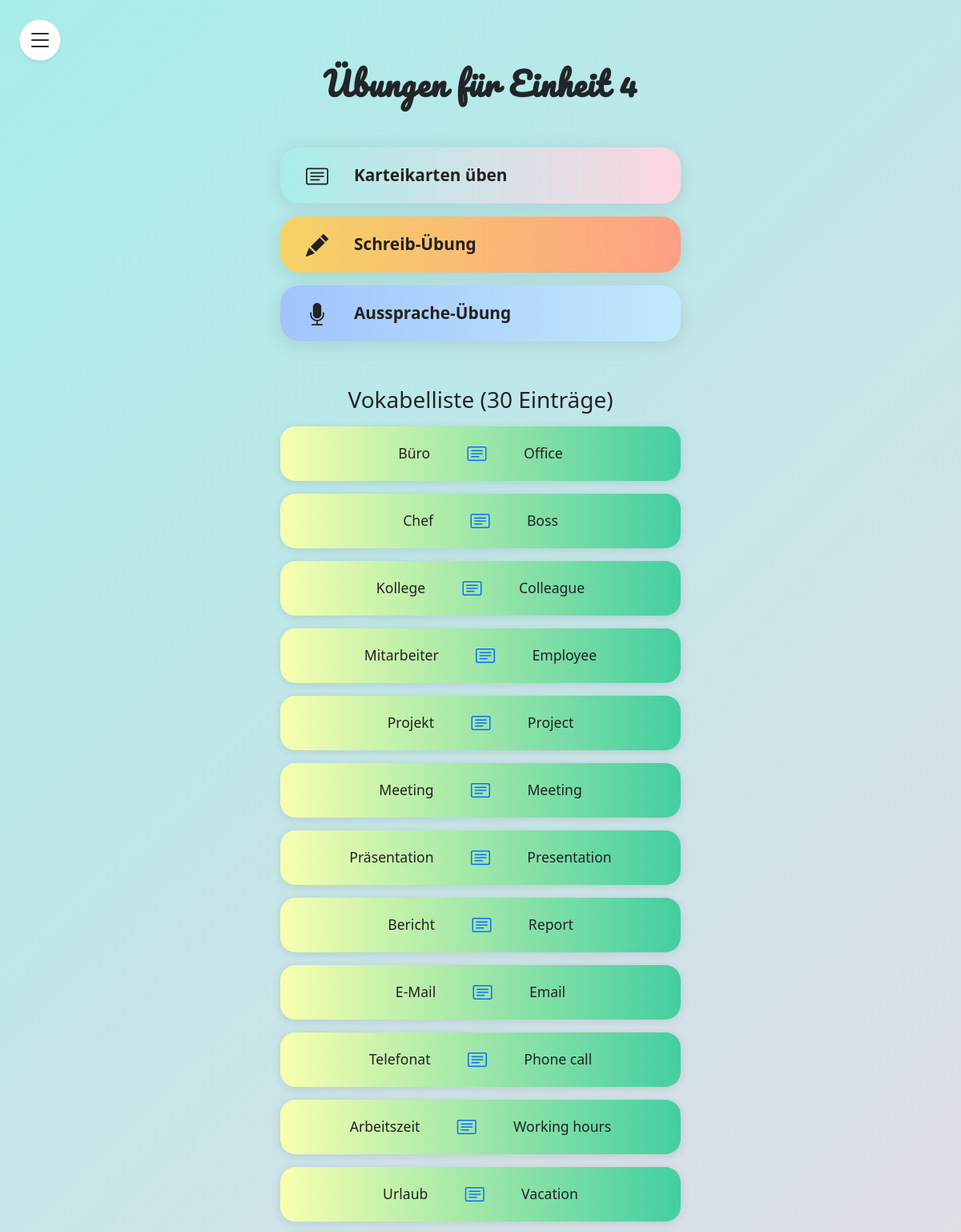
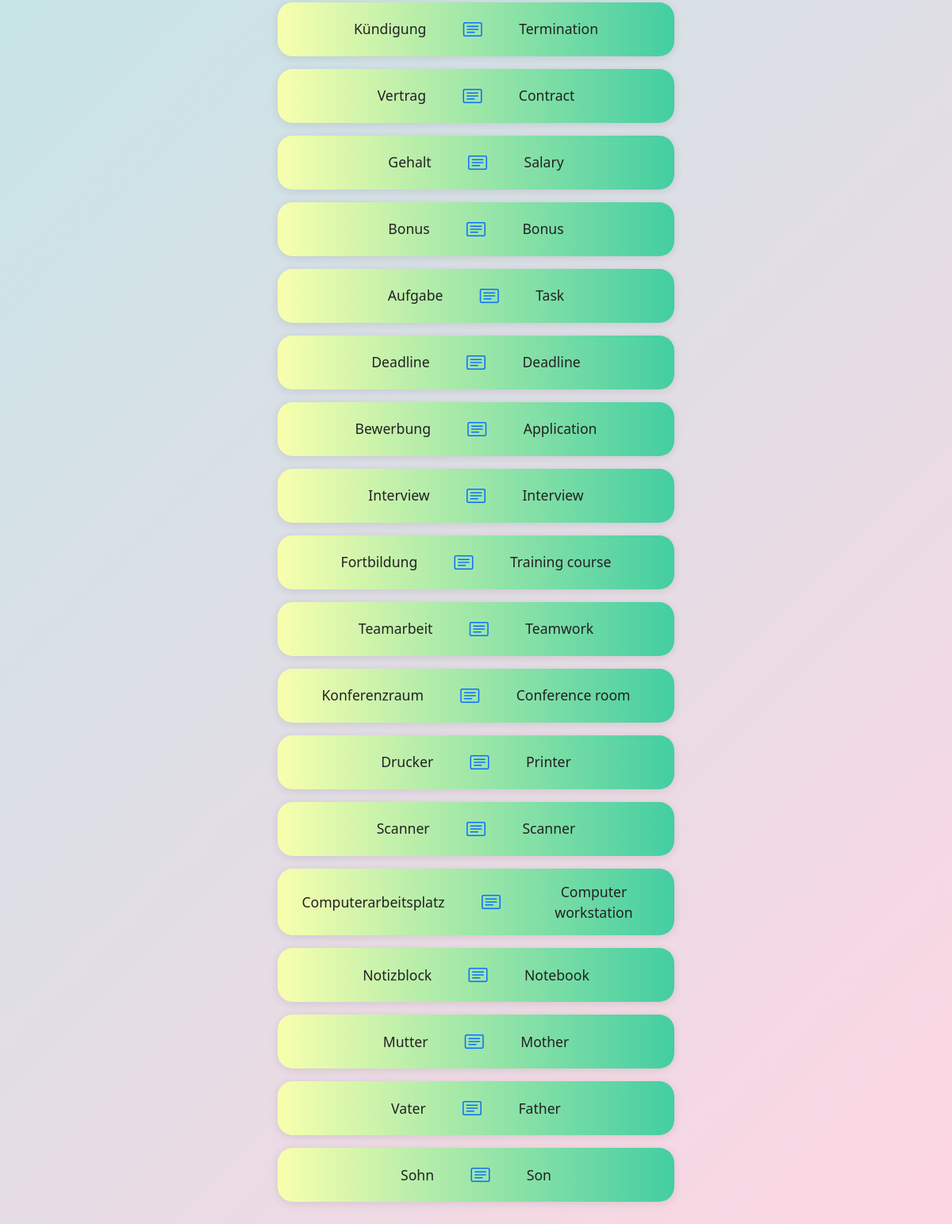
The app's page /karteikartenListe.php?einheit_id=4 (signed in) with its own data (2 pictures, top to bottom).
### tables this page shows
CREATE TABLE Vocab(
    VID INT PriMARY KEY AUTO_INCREMENT,
    EID INT NOT NULL,
    DID INT NOT NULL,
    EinID INT NOT NULL,
    FOREIGN KEY (EID) REFERENCES Englisch_Vocab(EID),
    FOREIGN KEY (DID) REFERENCES Deutsch_Vocab(DID),
    FOREIGN KEY (EinID) REFERENCES Einheit(EinID)
);

CREATE TABLE Deutsch_Vocab (
    DID INT PriMARY KEY AUTO_INCREMENT,
    Wort VARCHAR(255) NOT NULL,
    Audio VARCHAR(255) NOT NULL,
    Bild VARCHAR(255)
);

CREATE TABLE Englisch_Vocab (
    EID INT PriMARY KEY AUTO_INCREMENT,
    Wort VARCHAR(255) NOT NULL,
    Audio VARCHAR(255) NOT NULL,
    Bild VARCHAR(255)
);

### karteiKartenListe.php (the view, shortened to what this page needs)
<?php
$einheit_id = intval($_GET['einheit_id']);
$servername = "localhost";
$username = "root";
$password = "root";
$dbname = "Triolingo";
$conn = new mysqli($servername, $username, $password, $dbname);
$sql = "SELECT v.VID, d.Wort AS Deutsch, e.Wort AS Englisch
        FROM Vocab v
        JOIN Deutsch_Vocab d ON v.DID = d.DID
        JOIN Englisch_Vocab e ON v.EID = e.EID
        WHERE v.EinID = ?";
$stmt = $conn->prepare($sql);
$stmt->bind_param("i", $einheit_id);
$stmt->execute();
$result = $stmt->get_result();
$vocab_count = $result->num_rows;
?>
<!DOCTYPE html>
<html lang="de">
<head>
    <link href="https://cdn.jsdelivr.net/npm/bootstrap@5.3.3/dist/css/bootstrap.min.css" rel="stylesheet">
    <link href="https://cdn.jsdelivr.net/npm/bootstrap-icons/font/bootstrap-icons.css" rel="stylesheet">
</head>
<body>
    <button id="sidebarToggleBtn" class="btn sidebar-toggle-btn border shadow-sm" type="button" data-bs-toggle="offcanvas" data-bs-target="#sidebar" aria-controls="sidebar" aria-label="Menü öffnen">
        <i class="bi bi-list fs-2"></i>
    </button>
    <div class="container-fluid" style="height: 100vh; position: relative;">
        <div class="main-content-center">
            <h2 class="fw-bold mb-4"
                style="letter-spacing:1px; font-family: 'Pacifico', cursive; font-size:2.5rem;">
                Übungen für Einheit <?= $einheit_id ?>
            </h2>
            <div class="exercise-buttons">
                <button onclick="redirectToExercise('karteiKarten')" class="exercise-btn exercise-btn-karteikarten">
                    <i class="bi bi-card-text me-3 fs-3"></i>
                    Karteikarten üben
                </button>
                <button onclick="redirectToExercise('writing')" class="exercise-btn exercise-btn-writing">
                    <i class="bi bi-pencil-fill me-3 fs-3"></i>
                    Schreib-Übung
                </button>
                <button onclick="redirectToExercise('talking')" class="exercise-btn exercise-btn-talking">
                    <i class="bi bi-mic-fill me-3 fs-3"></i>
                    Aussprache-Übung
                </button>
            </div>
            <h3 class="mb-3 mt-4">Vokabelliste (<?= $vocab_count ?> Einträge)</h3>
            <div class="flashcard-list">
                <?php
                if ($result->num_rows > 0) {
                    mysqli_data_seek($result, 0);
                    while ($row = $result->fetch_assoc()) {
                        echo '<div class="flashcard">';
                        echo '<div class="flashcard-content">';
                        echo '<span class="word">' . htmlspecialchars($row['Deutsch']) . '</span>';
                        echo '<span class="icon"><i class="bi bi-card-text"></i></span>';
                        echo '<span class="word">' . htmlspecialchars($row['Englisch']) . '</span>';
                        echo '</div>';
                        echo '</div>';
                    }
                } else {
                    echo '<div class="alert alert-info text-center w-100">Keine Karteikarten gefunden.</div>';
                }
                ?>
            </div>
        </div>
    </div>
</body>
</html>

### karteiKartenListe.php (style rules this page uses)
body { min-height: 100vh; background: linear-gradient(135deg, #a8edea 0%, #fed6e3 100%); background-attachment: fixed; font-family: 'Segoe UI', 'Roboto', Arial, sans-serif; }
.main-content-center { min-height: 100vh; display: flex; flex-direction: column; align-items: center; justify-content: flex-start; padding-top: 80px; padding-bottom: 40px; }
.sidebar-toggle-btn { position: fixed; top: 24px; left: 24px; z-index: 2001; background: #fff; border-radius: 50%; width: 52px; height: 52px; display: flex; align-items: center; justify-content: center; box-shadow: 0 2px 12px rgba(0,0,0,0.10); }
.flashcard-list { width: 100%; max-width: 500px; margin: 0 auto; display: flex; flex-direction: column; gap: 1rem; }
.flashcard { background: linear-gradient(90deg, #f8ffae 0%, #43cea2 100%); border-radius: 1.2rem; box-shadow: 0 2px 12px rgba(0,0,0,0.10); padding: 1rem 1.2rem; display: flex; flex-direction: row; align-items: center; justify-content: center; transition: transform 0.13s, box-shadow 0.13s; position: relative; border: none; min-width: 180px; max-width: 100%; gap: 1.2rem; text-align: center; }
.flashcard .icon { font-size: 1.5rem; color: #0d6efd; margin-bottom: 0; margin-right: 1rem; margin-left: 1rem; }
.flashcard .word { font-size: 1.1rem; font-family: 'Segoe UI', 'Pacifico', cursive; color: #222; margin-bottom: 0; margin-right: 0.7rem; margin-left: 0.7rem; }
.flashcard-content { display: flex; align-items: center; justify-content: center; gap: 1.2rem; width: 100%; }
.exercise-buttons { display: flex; flex-direction: column; align-items: center; gap: 1rem; margin-top: 2rem; margin-bottom: 2rem; width: 100%; max-width: 500px; }
.exercise-btn { width: 100%; min-height: 70px; font-size: 1.3rem; border-radius: 1.5rem; box-shadow: 0 4px 24px rgba(0,0,0,0.10); color: #222; font-weight: 600; border: none; transition: transform 0.13s, box-shadow 0.13s; display: flex; align-items: center; justify-content: flex-start; gap: 1rem; padding-left: 2rem; text-decoration: none; }
.exercise-btn-karteikarten { background: linear-gradient(90deg, #a8edea 0%, #fed6e3 100%); }
.exercise-btn-writing { background: linear-gradient(90deg, #f6d365 0%, #fda085 100%); }
.exercise-btn-talking { background: linear-gradient(90deg, #a1c4fd 0%, #c2e9fb 100%); }

### records on screen
vocab: DID.Wort "Büro", EID.Wort "Office"
vocab: DID.Wort "Chef", EID.Wort "Boss"
vocab: DID.Wort "Kollege", EID.Wort "Colleague"
vocab: DID.Wort "Mitarbeiter", EID.Wort "Employee"
vocab: DID.Wort "Projekt", EID.Wort "Project"
vocab: DID.Wort "Meeting", EID.Wort "Meeting"
vocab: DID.Wort "Präsentation", EID.Wort "Presentation"
vocab: DID.Wort "Bericht", EID.Wort "Report"
vocab: DID.Wort "E-Mail", EID.Wort "Email"
vocab: DID.Wort "Telefonat", EID.Wort "Phone call"
vocab: DID.Wort "Arbeitszeit", EID.Wort "Working hours"
vocab: DID.Wort "Urlaub", EID.Wort "Vacation"
vocab: DID.Wort "Kündigung", EID.Wort "Termination"
vocab: DID.Wort "Vertrag", EID.Wort "Contract"
vocab: DID.Wort "Gehalt", EID.Wort "Salary"
vocab: DID.Wort "Bonus", EID.Wort "Bonus"
vocab: DID.Wort "Aufgabe", EID.Wort "Task"
vocab: DID.Wort "Deadline", EID.Wort "Deadline"
vocab: DID.Wort "Bewerbung", EID.Wort "Application"
vocab: DID.Wort "Interview", EID.Wort "Interview"
vocab: DID.Wort "Fortbildung", EID.Wort "Training course"
vocab: DID.Wort "Teamarbeit", EID.Wort "Teamwork"
vocab: DID.Wort "Konferenzraum", EID.Wort "Conference room"
vocab: DID.Wort "Drucker", EID.Wort "Printer"
vocab: DID.Wort "Scanner", EID.Wort "Scanner"
vocab: DID.Wort "Computerarbeitsplatz", EID.Wort "Computer workstation"
vocab: DID.Wort "Notizblock", EID.Wort "Notebook"
vocab: DID.Wort "Mutter", EID.Wort "Mother"
vocab: DID.Wort "Vater", EID.Wort "Father"
vocab: DID.Wort "Sohn", EID.Wort "Son"

### other values on screen
$einheit_id "4"
$vocab_count "30"
